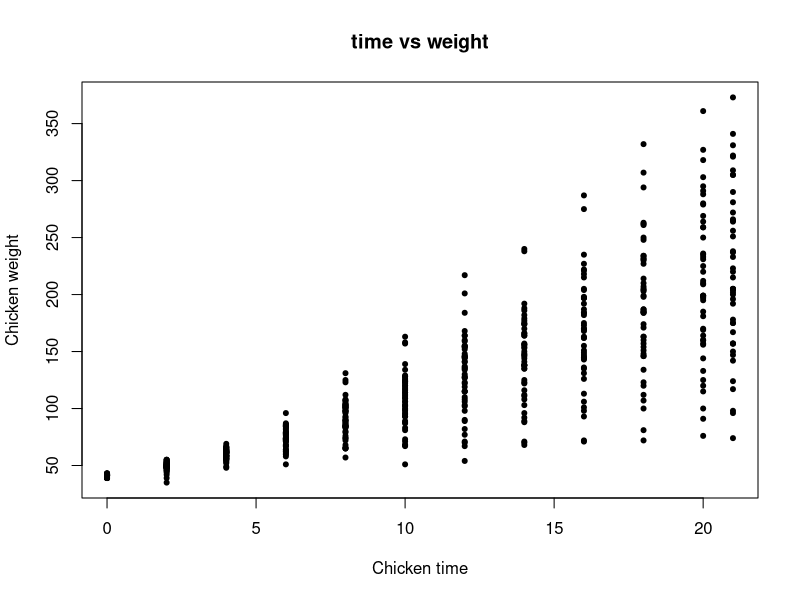
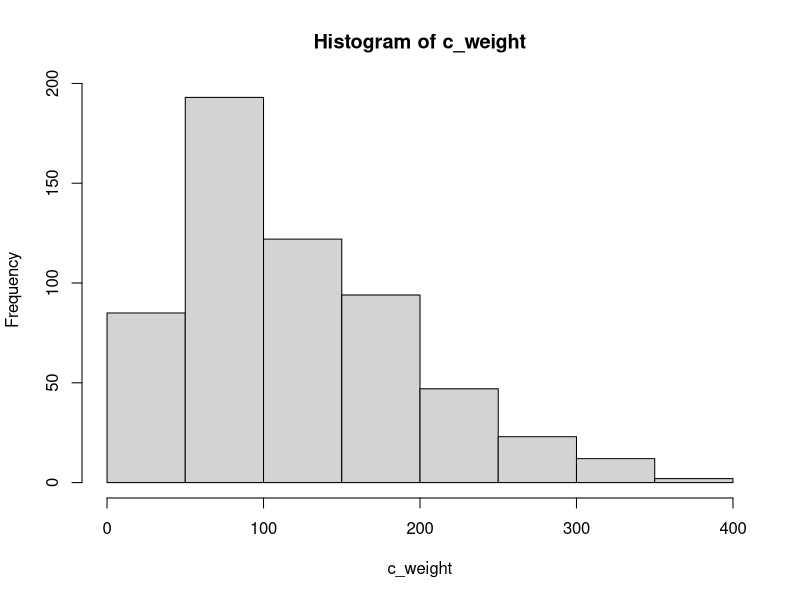

Write R code to recreate these figures, in order.
  data("ChickWeight")
  c_time <- ChickWeight$Time
  c_weight <- ChickWeight$weight
  print(c_time)
  print(c_weight)
  plot(c_time,c_weight,main="time vs weight",xlab="Chicken time",ylab="Chicken weight",pch=20)
  print(cor(c_time,c_weight))
  hist(c_weight)